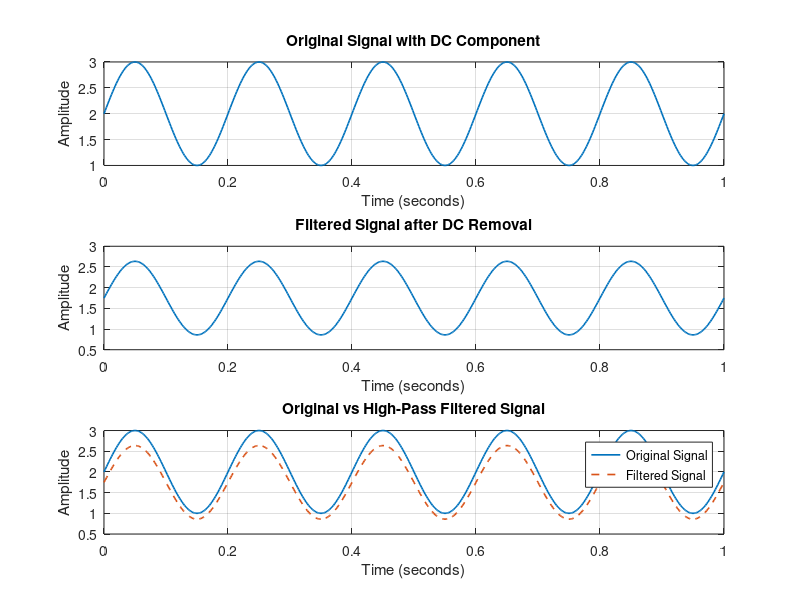

MATLAB code to generate this figure:
clc;
clear;
close all;

% Sampling frequency
fs = 500;

% Time vector
t = 0:1/fs:1;

% Original signal with DC component
dc_value = 2;
signal = dc_value + sin(2*pi*5*t);

% High-pass filter settings
filter_order = 40;
cutoff_frequency = 1;

% Normalize cutoff frequency
normalized_cutoff = cutoff_frequency / (fs/2);

% Design FIR high-pass filter
b = fir1(filter_order, normalized_cutoff, 'high');

% Apply the filter
filtered_signal = filtfilt(b, 1, signal);

% Plot
figure;

% Original signal
subplot(3,1,1);
plot(t, signal, 'LineWidth', 1.2);
title('Original Signal with DC Component');
xlabel('Time (seconds)');
ylabel('Amplitude');
grid on;

% Filtered signal
subplot(3,1,2);
plot(t, filtered_signal, 'LineWidth', 1.2);
title('Filtered Signal after DC Removal');
xlabel('Time (seconds)');
ylabel('Amplitude');
grid on;

% Comparison
subplot(3,1,3);
plot(t, signal, 'LineWidth', 1.2);
hold on;
plot(t, filtered_signal, '--', 'LineWidth', 1.2);
title('Original vs High-Pass Filtered Signal');
xlabel('Time (seconds)');
ylabel('Amplitude');
legend('Original Signal', 'Filtered Signal');
grid on;
hold off;

drawnow;
